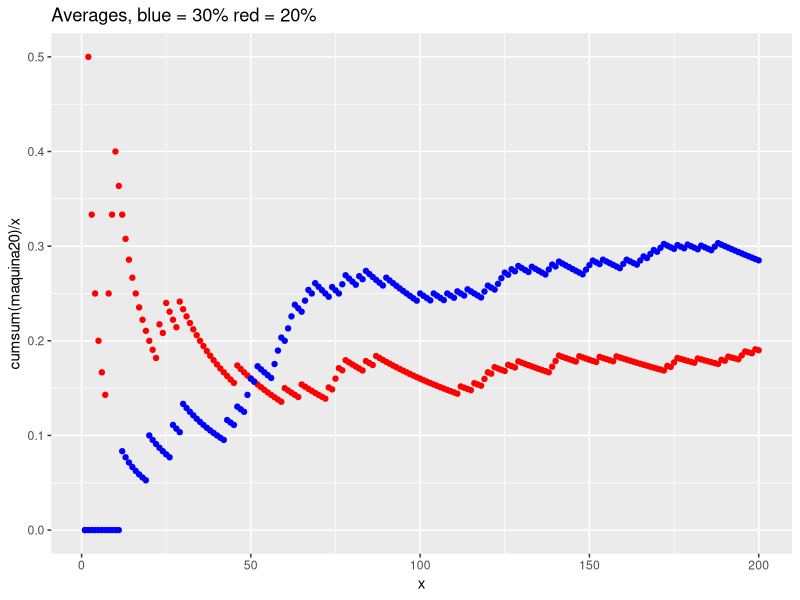
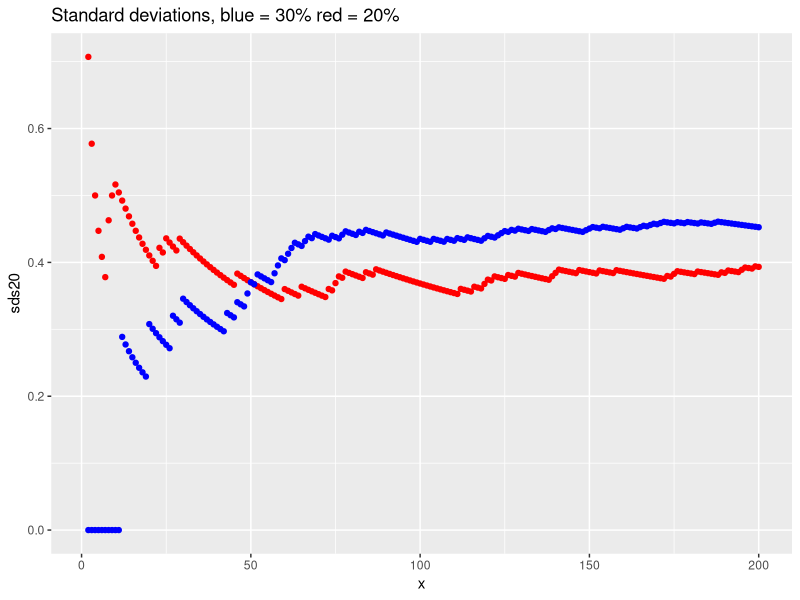
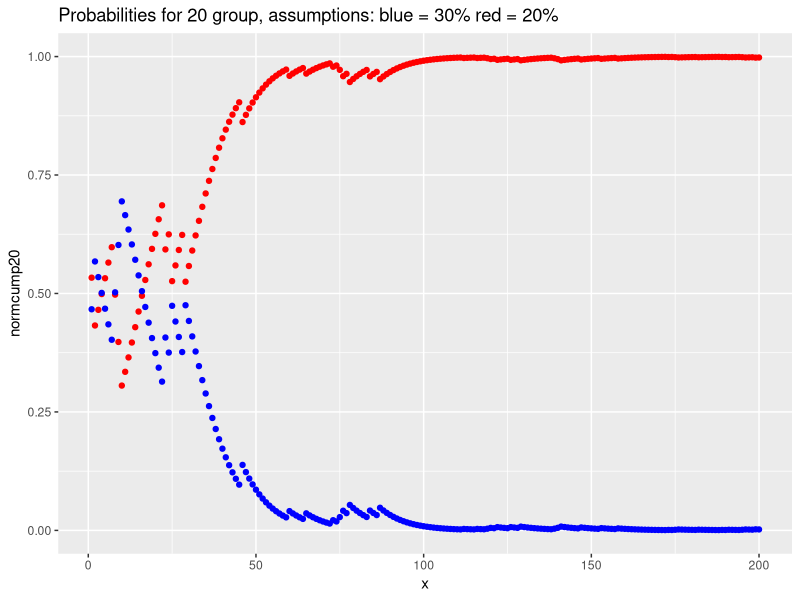
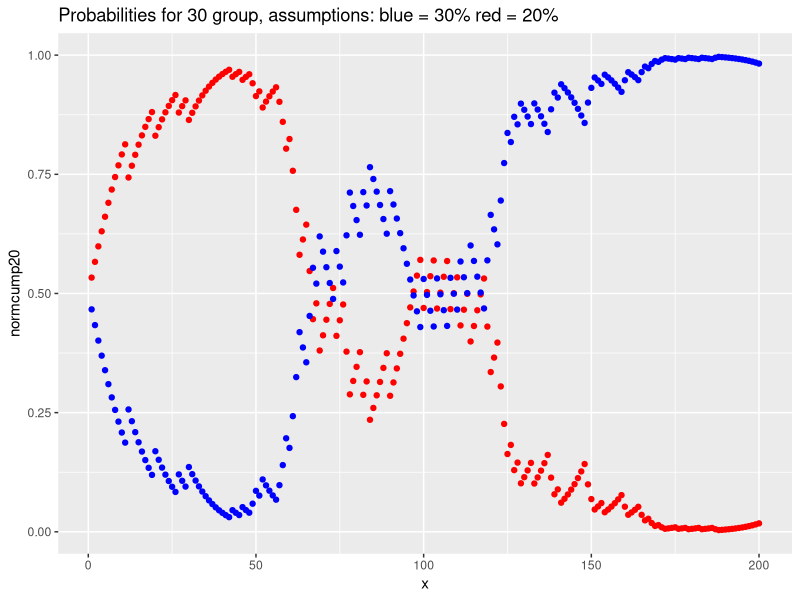

Reproduce these figures in R, in order.
library(tidyverse)

pnorm(70, mean = 50, sd = 15) - pnorm(50, mean = 50, sd = 15)

# a priori:
# M: 30% ~ 0.5
# M: 20% ~ 0.5
# result is 0
# P(m30 | results) = P(results | m30) * P(m30) / P(results) = .7 * .5 / 0.75 = 0.46
# P(m20 | results) = P(results | m20) * P(m20) / P(results) = .8 * .5 / 0.75 = 0.53

# M E = z SE = 1.96 × sqrt( p(1 − p) / n )  ≤ 0.04
# pag. 127

#google intravista
n=200
x <- seq(1, n)
maquina20 <- ifelse(runif(n) < 0.2, 1, 0)
maquina30 <- ifelse(runif(n) < 0.3, 1, 0)
mean(maquina20)
mean(maquina30)
sd(maquina20)
sd(maquina30)

ggplot() +
  geom_point(aes(x, cumsum(maquina20)/x), color = "red") +
  geom_point(aes(x, cumsum(maquina30)/x), color = "blue") +
  ggtitle("Averages, blue = 30% red = 20%")

sds20 <- rep(0, n)
sds30 <- rep(0, n)
for (i in 1:n) {
  sds20[i] = sd(maquina20[1:i])
  sds30[i] = sd(maquina30[1:i])
}

ggplot() +
  geom_point(aes(x, sds20), color = "red") +
  geom_point(aes(x, sds30), color = "blue") +
  ggtitle("Standard deviations, blue = 30% red = 20%")

#cumulative probability that this sample is from maquina20
p20 <- rep(0, n)
p30 <- rep(0, n)
for(i in 1:n) {
  p20[i] <- ifelse(maquina20[i]==0, 0.8, 0.2)
  p30[i] <- ifelse(maquina20[i]==0, 0.7, 0.3)
}
cump20 <- cumprod(p20)
cump30 <- cumprod(p30)
normcump20 <- rep(0, n)
normcump30 <- rep(0, n)
for(i in 1:n) {
  normcump20[i] <- cump20[i] / (cump20[i] + cump30[i])
  normcump30[i] <- cump30[i] / (cump20[i] + cump30[i])
}
ggplot() +
  geom_point(aes(x, normcump20), color = "red") +
  geom_point(aes(x, normcump30), color = "blue") +
  ggtitle("Probabilities for 20 group, assumptions: blue = 30% red = 20%")

p20 <- rep(0, n)
p30 <- rep(0, n)
for(i in 1:n) {
  p20[i] <- ifelse(maquina30[i]==0, 0.8, 0.2)
  p30[i] <- ifelse(maquina30[i]==0, 0.7, 0.3)
}
cump20 <- cumprod(p20)
cump30 <- cumprod(p30)
normcump20 <- rep(0, n)
normcump30 <- rep(0, n)
for(i in 1:n) {
  normcump20[i] <- cump20[i] / (cump20[i] + cump30[i])
  normcump30[i] <- cump30[i] / (cump20[i] + cump30[i])
}
ggplot() +
  geom_point(aes(x, normcump20), color = "red") +
  geom_point(aes(x, normcump30), color = "blue") +
  ggtitle("Probabilities for 30 group, assumptions: blue = 30% red = 20%")
